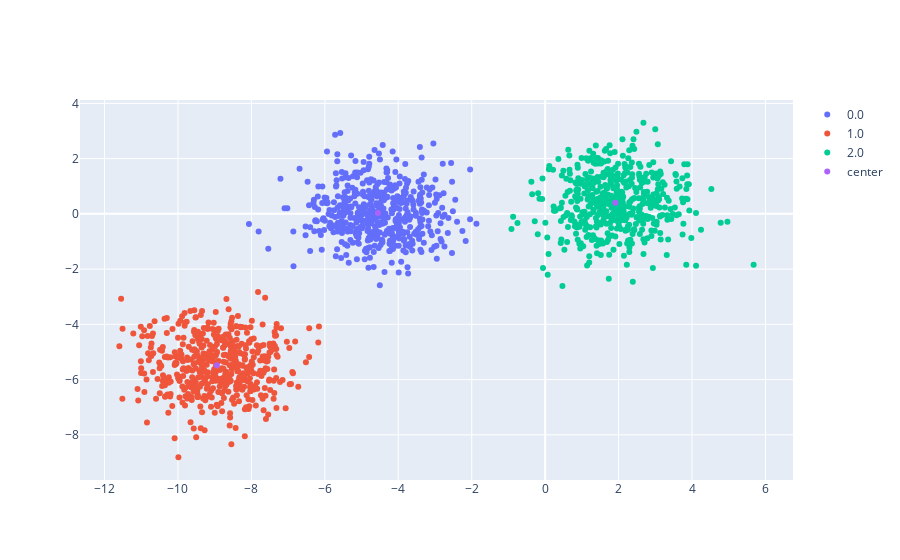

Write notebook code for a chart like this one.
### Code cell
kmeans = Kmeans(n_clusters=3)
tags = kmeans.run(xdf)
xdf['tag'] = tags
xs = []
ys = []
names = []
for tag in set(tags):
    xs.append(xdf[xdf.tag == tag].f0)
    ys.append(xdf[xdf.tag == tag].f1)
    names.append(tag)
###
names.append('center')
xs.append([line[0] for line in kmeans.centers])
ys.append([line[1] for line in kmeans.centers])

draw_scatters(xs, ys, names)

### Figure 1 — Plotly figure (JSON) as saved in the notebook; plotly's stock layout.template omitted (floating-point values rounded to 4 significant figures; data arrays with more than 128 entries replaced by an {"elided": "..."} marker saying what was removed)
{"data": [{"mode": "markers", "name": "0.0", "type": "scatter", "x": {"elided": "500 float values"}, "y": {"elided": "500 float values"}}, {"mode": "markers", "name": "1.0", "type": "scatter", "x": {"elided": "500 float values"}, "y": {"elided": "500 float values"}}, {"mode": "markers", "name": "2.0", "type": "scatter", "x": {"elided": "500 float values"}, "y": {"elided": "500 float values"}}, {"mode": "markers", "name": "center", "type": "scatter", "x": [-4.555, -8.941, 1.912], "y": [0.02921, -5.481, 0.4063]}], "layout": {}}
